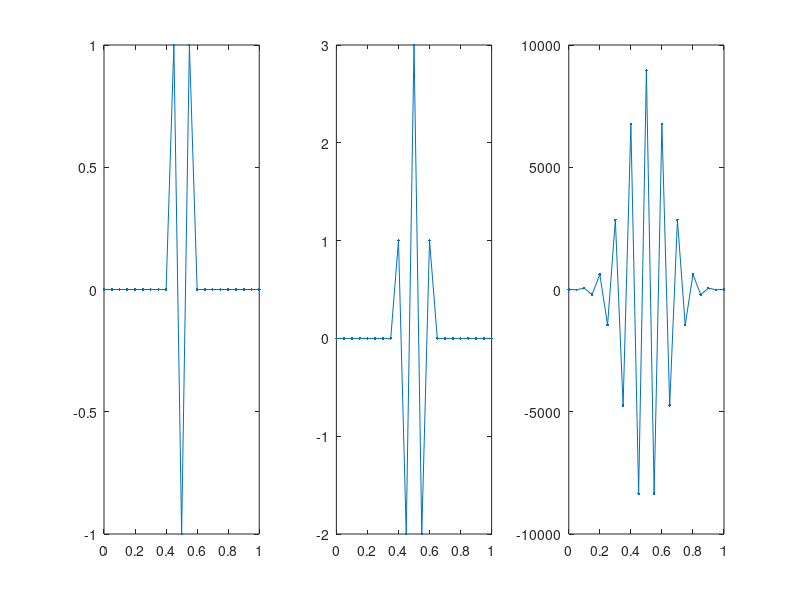

MATLAB code to generate this figure:
x = linspace(0,1,21);
y0 = zeros(19,1);
y1 = zeros(19,1);
y2 = zeros(19,1);
y3 = zeros(19,1);
y0(10) = 1;
A = -2*diag(diag(ones(19,19)))+diag(diag(ones(18,18)),1)+diag(diag(ones(18,18)),-1);
I = diag(diag(ones(19,19)));
for i = 1:10
    y0 = (I+A)*y0;
    if i == 1
        y1 = y0;
    end
    if i == 2
        y2 = y0;
    end
    if i == 10
        y3 = y0;
    end
end
y1 = [0;y1;0];
y2 = [0;y2;0];
y3 = [0;y3;0];

subplot(1,3,1);
plot(x,y1,'.-');
%axis([0 1 0 4]);
subplot(1,3,2);
plot(x,y2,'.-');
%axis([0 1 0 4]);
subplot(1,3,3);
plot(x,y3,'.-');
%axis([0 1 0 4]);